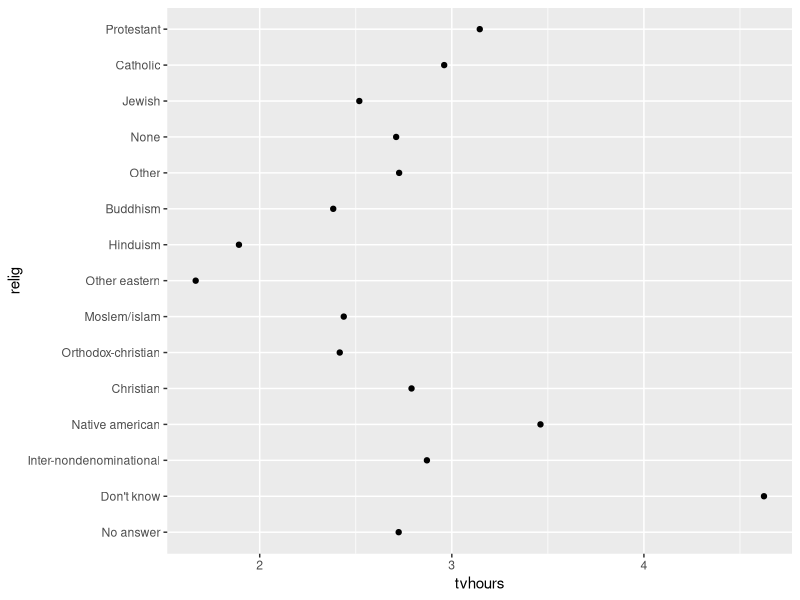
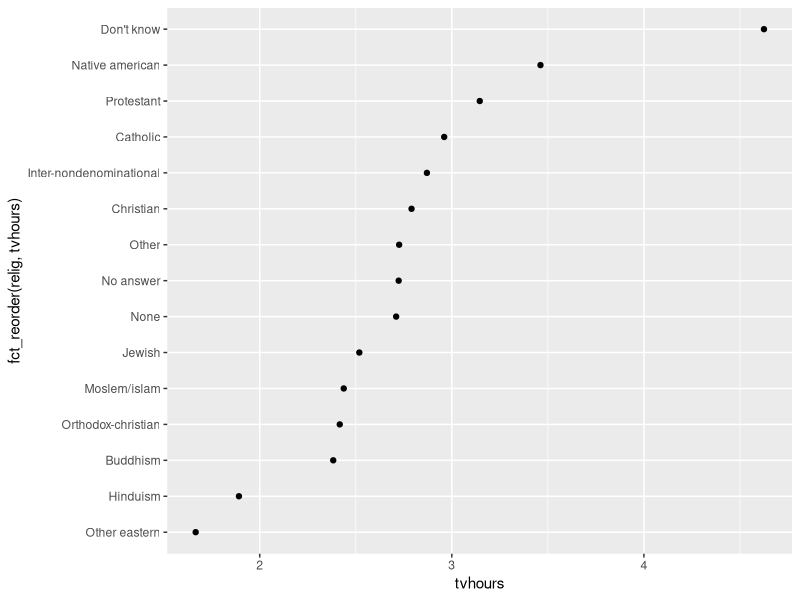
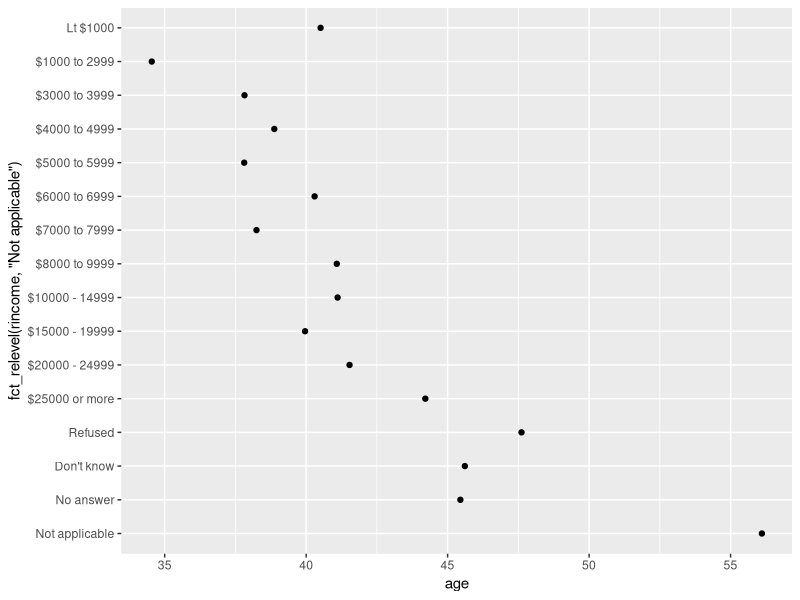

Write R code to recreate these figures, in order. (Note: this script raises an error after producing the figures.)
## ---- chunk 1
#| message: false
#| warning: false
library(tidyverse)
## ---- chunk 2
months_raw <- c("Dec", "Apr", "Jan", "Mar")
month_levels <- c(
  "Jan", "Feb", "Mar", "Apr", "May", "Jun",
  "Jul", "Aug", "Sep", "Oct", "Nov", "Dec"
)

months_factor <- factor(months_raw, levels = month_levels)
months_factor
## ---- chunk 3
levels(months_factor)
## ---- chunk 4
gss_cat |> count(race)
## ---- chunk 5
relig_summary <- gss_cat |>
  group_by(relig) |>
  summarise(tvhours = mean(tvhours, na.rm = TRUE), .groups = "drop")

# without reordering, the default level order controls the y-axis
ggplot(relig_summary, aes(x = tvhours, y = relig)) +
  geom_point()

# reordered by tvhours, the pattern jumps out immediately
ggplot(relig_summary, aes(x = tvhours, y = fct_reorder(relig, tvhours))) +
  geom_point()
## ---- chunk 6
rincome_summary <- gss_cat |>
  group_by(rincome) |>
  summarise(age = mean(age, na.rm = TRUE), .groups = "drop")

ggplot(rincome_summary, aes(x = age, y = fct_relevel(rincome, "Not applicable"))) +
  geom_point()
## ---- chunk 7
gss_cat |>
  mutate(
    partyid = fct_recode(partyid,
      "Republican, strong"    = "Strong republican",
      "Republican, weak"      = "Not str republican",
      "Independent, near rep" = "Ind,near rep",
      "Independent, near dem" = "Ind,near dem",
      "Democrat, weak"        = "Not str democrat",
      "Democrat, strong"      = "Strong democrat"
    )
  ) |>
  count(partyid)
## ---- chunk 8
gss_cat |>
  mutate(
    partyid = fct_collapse(partyid,
      other = c("No answer", "Don't know", "Other party"),
      rep   = c("Strong republican", "Not str republican"),
      ind   = c("Ind,near rep", "Independent", "Ind,near dem"),
      dem   = c("Not str democrat", "Strong democrat")
    )
  ) |>
  count(partyid)
## ---- chunk 9
gss_cat |>
  mutate(relig = fct_lump_n(relig, n = 10)) |>
  count(relig, sort = TRUE)
## ---- chunk 10
f <- factor(c("10", "20", "5"))
levels(f)          # sorted alphabetically as text: "10", "20", "5"
as.numeric(f)       # the *position* of each value within that level order
## ---- chunk 11
df <- tibble(grp = factor(c("a", "b", "c", "a")))
filtered <- df |> filter(grp != "c")

levels(filtered$grp)         # "c" is still listed as a valid level
table(filtered$grp)          # base R's table() shows it, with a count of 0
count(filtered, grp)         # dplyr's count() quietly hides empty levels by default
count(filtered, grp, .drop = FALSE)   # ask explicitly, and the phantom level reappears
## ---- chunk 12
x <- factor(c(rep("a", 3), rep("b", 3), rep("c", 2), rep("d", 2), rep("e", 1)))
table(x)

table(fct_lump_n(x, n = 3))
## ---- chunk 13
#| error: true
o1 <- factor(c("low", "high"), levels = c("low", "medium", "high"), ordered = TRUE)
o2 <- factor(c("low", "high"), levels = c("high", "low"), ordered = TRUE)

o1 < o2
